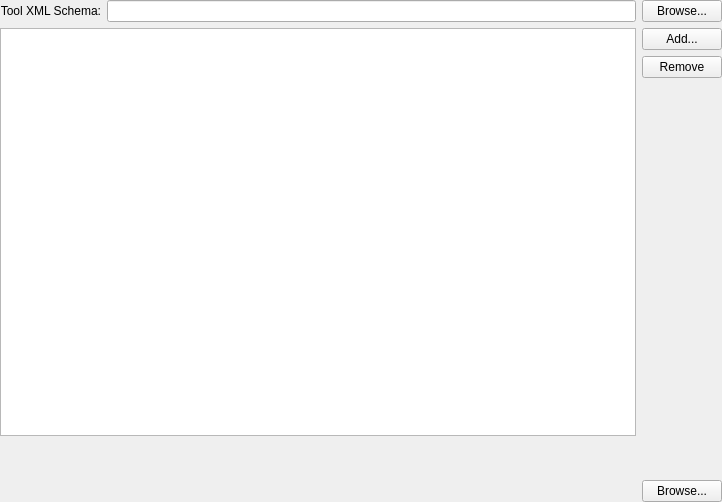
<?xml version="1.0" encoding="UTF-8"?>
<ui version="4.0">
 <class>VcProjectManager::Internal::ToolSchemaWidget</class>
 <widget class="QWidget" name="VcProjectManager::Internal::ToolSchemaWidget">
  <property name="geometry">
   <rect>
    <x>0</x>
    <y>0</y>
    <width>722</width>
    <height>502</height>
   </rect>
  </property>
  <property name="windowTitle">
   <string>Form</string>
  </property>
  <layout class="QVBoxLayout" name="verticalLayout_3">
   <property name="margin">
    <number>0</number>
   </property>
   <item>
    <layout class="QHBoxLayout" name="horizontalLayout">
     <item>
      <widget class="QLabel" name="label">
       <property name="text">
        <string>Tool XML Schema:</string>
       </property>
       <property name="alignment">
        <set>Qt::AlignRight|Qt::AlignTrailing|Qt::AlignVCenter</set>
       </property>
      </widget>
     </item>
     <item>
      <widget class="QLineEdit" name="m_toolSchemaLineEdit"/>
     </item>
     <item>
      <widget class="QPushButton" name="m_toolSchemaBrowseButton">
       <property name="text">
        <string>Browse...</string>
       </property>
      </widget>
     </item>
    </layout>
   </item>
   <item>
    <layout class="QHBoxLayout" name="horizontalLayout_2">
     <item>
      <widget class="QTableWidget" name="m_toolXMLTable"/>
     </item>
     <item>
      <layout class="QVBoxLayout" name="verticalLayout">
       <item>
        <widget class="QPushButton" name="m_addPushButton">
         <property name="text">
          <string>Add...</string>
         </property>
        </widget>
       </item>
       <item>
        <widget class="QPushButton" name="m_removePushButton">
         <property name="text">
          <string>Remove</string>
         </property>
        </widget>
       </item>
       <item>
        <spacer name="verticalSpacer">
         <property name="orientation">
          <enum>Qt::Vertical</enum>
         </property>
         <property name="sizeHint" stdset="0">
          <size>
           <width>20</width>
           <height>40</height>
          </size>
         </property>
        </spacer>
       </item>
      </layout>
     </item>
    </layout>
   </item>
   <item>
    <widget class="QWidget" name="m_toolEditWidget" native="true">
     <property name="minimumSize">
      <size>
       <width>0</width>
       <height>60</height>
      </size>
     </property>
     <property name="maximumSize">
      <size>
       <width>16777215</width>
       <height>60</height>
      </size>
     </property>
     <layout class="QVBoxLayout" name="verticalLayout_2">
      <property name="margin">
       <number>0</number>
      </property>
      <item>
       <widget class="QLabel" name="m_toolDisplayNameLabel">
        <property name="text">
         <string/>
        </property>
       </widget>
      </item>
      <item>
       <layout class="QHBoxLayout" name="horizontalLayout_3" stretch="1,0">
        <item>
         <widget class="QLabel" name="m_toolPathLabel">
          <property name="text">
           <string/>
          </property>
         </widget>
        </item>
        <item>
         <widget class="QPushButton" name="m_editToolPathPushButton">
          <property name="text">
           <string>Browse...</string>
          </property>
         </widget>
        </item>
       </layout>
      </item>
     </layout>
    </widget>
   </item>
  </layout>
 </widget>
 <resources/>
 <connections/>
</ui>
